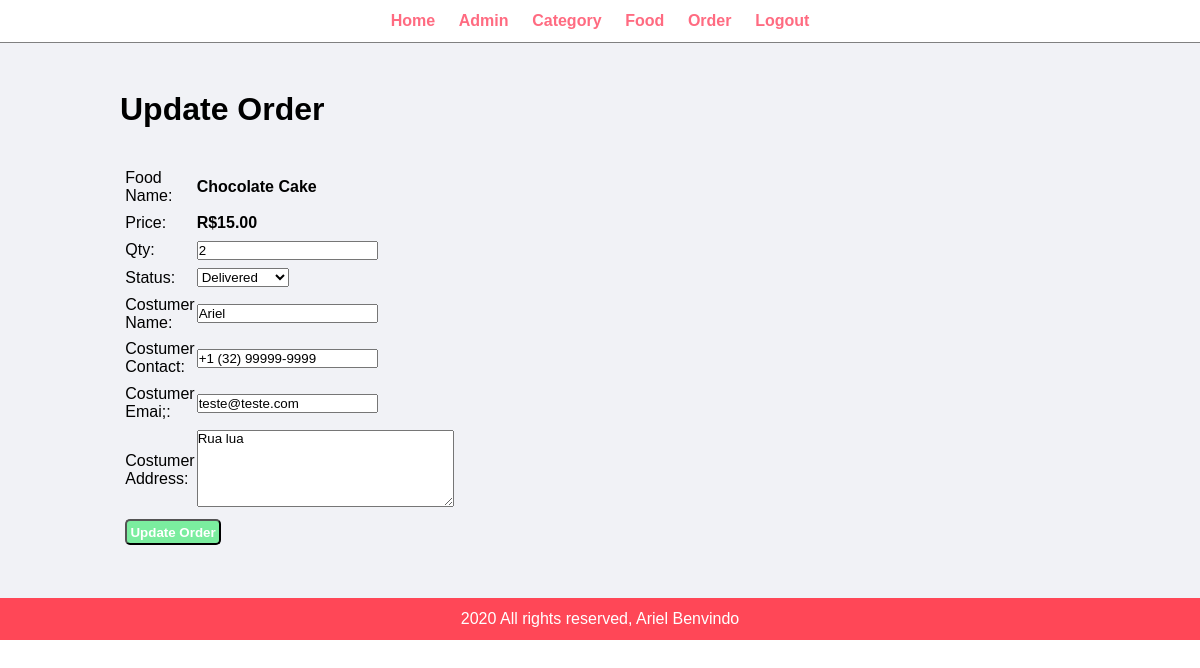
/admin/update-order.php?id=1 (signed in), run on the app's committed database.
### tables this page shows
CREATE TABLE `tbl_order` (
  `id` int(10) UNSIGNED NOT NULL,
  `food` varchar(150) NOT NULL,
  `price` decimal(10,2) NOT NULL,
  `qty` int(11) NOT NULL,
  `total` decimal(10,2) NOT NULL,
  `order_date` datetime NOT NULL,
  `status` varchar(50) NOT NULL,
  `costumer_name` varchar(150) NOT NULL,
  `costumer_contact` varchar(20) NOT NULL,
  `costumer_email` varchar(150) NOT NULL,
  `costumer_address` varchar(255) NOT NULL
);

### admin/update-order.php (the view, shortened to what this page needs)
<?php include 'partials/menu.php'; ?>
    <div class="main-content">
        <div class="wrapper">
            <h1>Update Order</h1>
            <br><br>
            <?php
                if(isset($_GET['id'])){
                    $id = $_GET['id'];
                    $sql = "SELECT * FROM tbl_order WHERE id='$id'";
                    $res = mysqli_query($conn, $sql);
                    $count = mysqli_num_rows($res);
                    if($count==1){
                        $row = mysqli_fetch_assoc($res);
                        $food = $row['food'];
                        $price = $row['price'];
                        $qty = $row['qty'];
                        $status = $row['status'];
                        $costumer_name = $row['costumer_name'];
                        $costumer_contact= $row['costumer_contact'];
                        $costumer_email= $row['costumer_email'];
                        $costumer_address= $row['costumer_address'];
                    }else{
                    header('location:'.SITEURL.'admin/manage-order.php');
                    }
                }else{
                    header('location:'.SITEURL.'admin/manage-order.php');
                }
            ?>
            <form action="" method="post">
                <table class="tbl-30">
                    <tr>
                        <td>Food Name:</td>
                        <td><b><?php echo $food; ?></b></td>
                    </tr>
                    <tr>
                        <td>Price:</td>
                        <td><b>R$<?php echo $price; ?></b></td>
                    </tr>
                    <tr>
                        <td>Qty:</td>
                        <td><input type="number" name="qty" value="<?php echo $qty; ?>"></td>
                    </tr>
                    <tr>
                        <td>Status:</td>
                        <td>
                            <select name="status">
                                <option <?php if($status=="Delivered"){ echo "selected"; } ?> value="Delivered">Delivered</option>
                            </select>
                        </td>
                    </tr>
                    <tr>
                        <td>Costumer Name:</td>
                        <td><input type="text" name="costumer_name" value="<?php echo $costumer_name; ?>"></td>
                    </tr>
                    <tr>
                        <td>Costumer Contact:</td>
                        <td><input type="text" name="costumer_contact" value="<?php echo $costumer_contact; ?>"></td>
                    </tr>
                    <tr>
                        <td>Costumer Emai;:</td>
                        <td><input type="text" name="costumer_email" value="<?php echo $costumer_email; ?>"></td>
                    </tr>
                    <tr>
                        <td>Costumer Address:</td>
                        <td>
                            <textarea name="costumer_address" cols="30" rows="5"><?php echo $costumer_address; ?></textarea>
                        </td>
                    </tr>
                    <tr>
                        <td colspan="2">
                            <input class="btn-secondary" type="submit" name="submit" value="Update Order">
                        </td>
                    </tr>
                </table>
            </form>
        </div>
    </div>
<?php include 'partials/footer.php'; ?>

### css/admin.css (style rules this page uses)
* { margin: 0; padding: 0; font-family: Arial, Helvetica, sans-serif; }
.wrapper { padding: 1%; width: 80%; margin: 0 auto; }
.btn-secondary { background-color:#7bed9f; padding: 1%; color: #fff; text-decoration: none; border-radius: 5px; font-weight: bold; outline: none; }
.main-content { background-color: #f1f2f6; padding: 3% 0; }

### css/table.css (style rules this page uses)
.tbl-30 { width: 30%; }
table tr td { padding: 1%; }

### data on the page
tbl_order: food "Chocolate Cake", price "15.00", qty "2", status "Delivered", costumer_name "Ariel", costumer_contact "+1 (32) 99999-9999", costumer_email "teste@teste.com", costumer_address "Rua lua"
